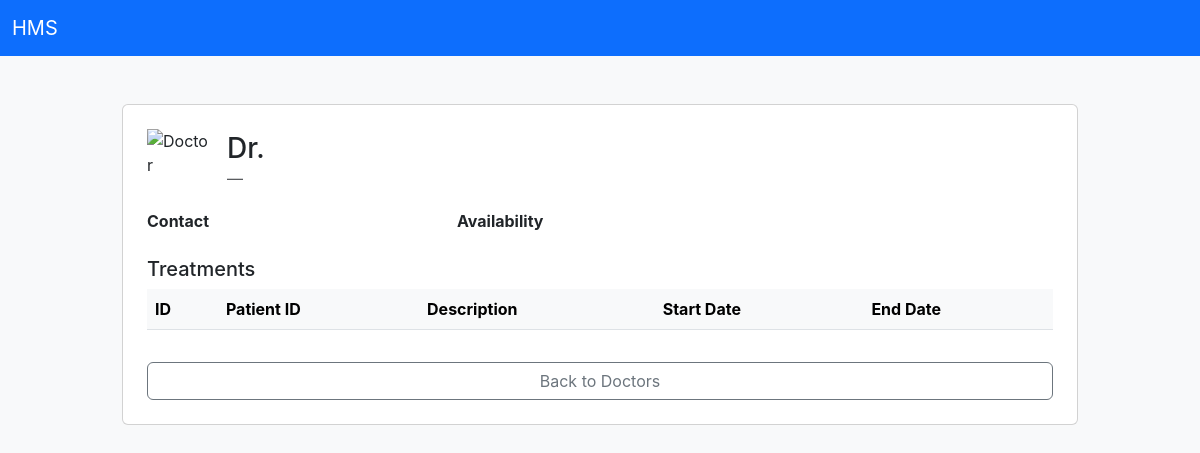
The app's page /doctor/profile/3, older data.
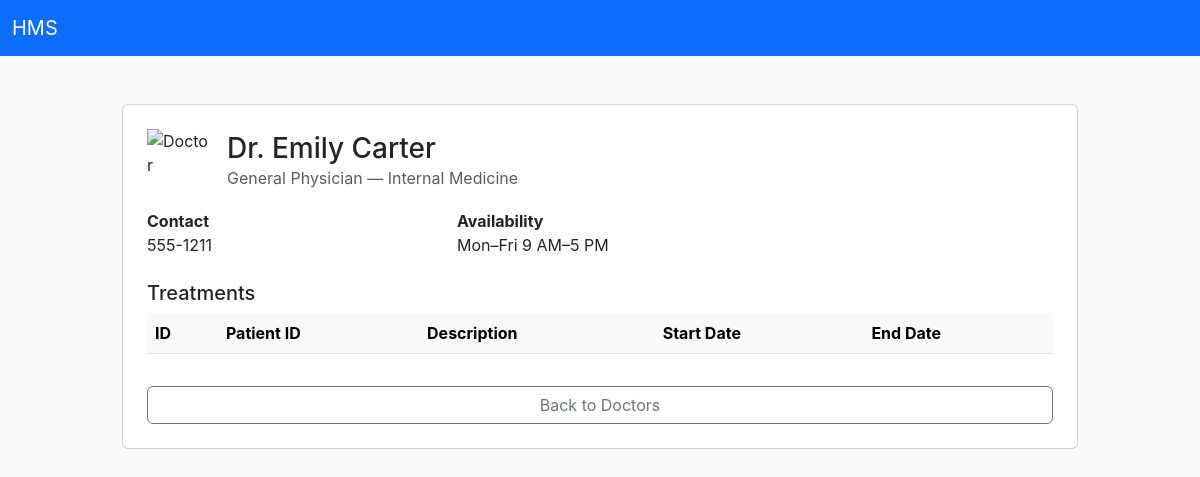
The same page, newer data.
### tables this page shows
CREATE TABLE doctors (
        doctor_id INTEGER PRIMARY KEY AUTOINCREMENT,
        f_name TEXT NOT NULL,
        l_name TEXT NOT NULL,
        specialization TEXT,
        contact TEXT,
        department TEXT,
        availability TEXT,
        created_at TEXT DEFAULT (datetime('now'))
    , password TEXT);

### doctor_routes.py (the view)
@doctor_bp.route('/profile/<int:did>')
def doctor_profile(did):
    conn = get_conn()
    doc = conn.execute('SELECT * FROM doctors WHERE doctor_id = ?', (did,)).fetchone()
    treatments = conn.execute('SELECT * FROM treatments WHERE doctor_id = ? ORDER BY start_date DESC', (did,)).fetchall()
    conn.close()
    return render_template('doctor_profile.html', doctor=doc, treatments=treatments)

### doctor_routes.py (called while the page is built)
def get_conn():
    conn = sqlite3.connect(DATABASE)
    conn.row_factory = sqlite3.Row
    return conn

### templates/doctor_profile.html (shortened to what this page needs)
{% extends 'base.html' %}
{% block content %}
<div class="card p-4">
    <div class="d-flex align-items-center mb-3">
        <img src="{{ url_for('static', filename='icons/doctor.png') }}" alt="Doctor" class="header-icon me-3">
        <div>
            <h3 class="mb-0">Dr. {{ doctor['f_name'] }} {{ doctor['l_name'] }}</h3>
            <div class="text-muted">{{ doctor['specialization'] }} — {{ doctor['department'] }}</div>
        </div>
    </div>
    <div class="row mb-4">
        <div class="col-md-4"><strong>Contact</strong><div>{{ doctor['contact'] }}</div></div>
        <div class="col-md-4"><strong>Availability</strong><div>{{ doctor['availability'] }}</div></div>
    </div>
    <h5>Treatments</h5>
    <div class="table-responsive">
        <table class="table table-striped">
            <thead>
                <tr>
                    <th>ID</th>
                    <th>Patient ID</th>
                    <th>Description</th>
                    <th>Start Date</th>
                    <th>End Date</th>
                </tr>
            </thead>
        </table>
    </div>
    <a class="btn btn-outline-secondary mt-3" href="{{ url_for('doctor.list_doctors') }}">Back to Doctors</a>
</div>
{% endblock %}

Row changes from the older to the newer data that the page shows:
added doctors: f_name "Emily", l_name "Carter", specialization "General Physician", department "Internal Medicine", contact "555-1211", availability "Mon–Fri 9 AM–5 PM"
